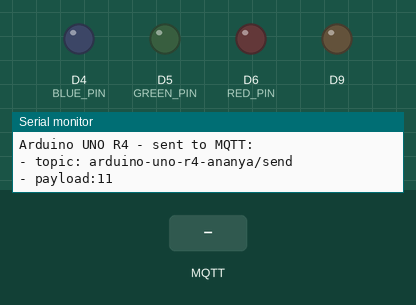
Simulated run of this sketch. Board: Arduino Uno R4 WiFi. Shown: output pins drawn as LEDs (lit = HIGH), the last lines printed to the serial monitor. Inputs (shaded band) come from the test bench. WiFi joins after 1.5 s; servers stay silent unless stated; no MQTT or app messages arrive unless stated.

Above: at 12.7 s.
12.8 s: MQTT message "5" arrives on the first subscribed topic
At 13.4 s:
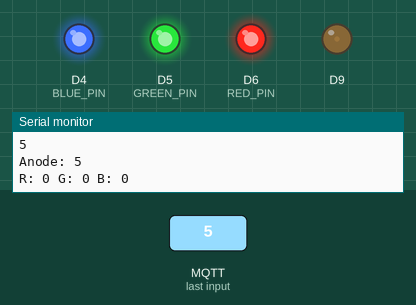
14.3 s: MQTT message "on" arrives on the first subscribed topic
At 15.5 s:
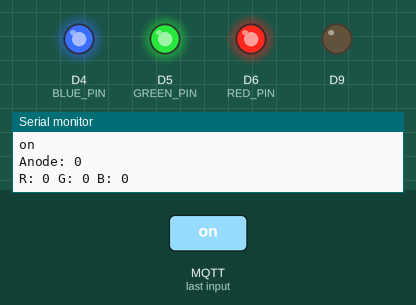
15.8 s: MQTT message "90" arrives on the first subscribed topic
At 16.9 s:
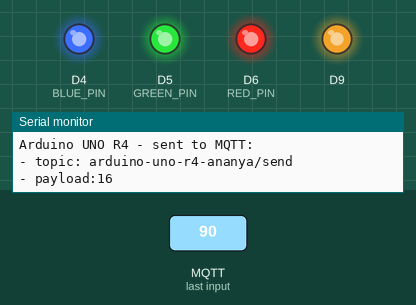
17.3 s: MQTT message "0" arrives on the first subscribed topic
At 18.0 s:
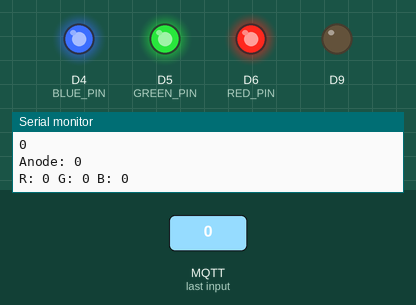
Timing chart, 0 to 19.8 s (numbered marks = the images above; inputs shaded):
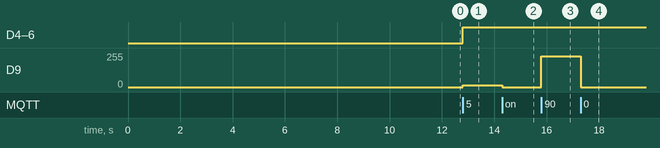

The sketch:

mqtt.ino
```cpp
/*
 *
 * This Arduino UNO R4 code is made available for public use without any restriction
 *
 */

#include <WiFiS3.h>
#include <MQTTClient.h>

const char WIFI_SSID[] = "imp";           // CHANGE TO YOUR WIFI SSID
const char WIFI_PASSWORD[] = "phxne355";  // CHANGE TO YOUR WIFI PASSWORD

const char MQTT_BROKER_ADRRESS[] = "mqtt-dashboard.com";  // CHANGE TO MQTT BROKER'S ADDRESS
//const char MQTT_BROKER_ADRRESS[] = "192.168.0.11";  // CHANGE TO MQTT BROKER'S IP ADDRESS
const int MQTT_PORT = 1883;
const char MQTT_CLIENT_ID[] = "arduino-uno-r4-ananya";  // CHANGE IT AS YOU DESIRE
const char MQTT_USERNAME[] = "";                        // CHANGE IT IF REQUIRED, empty if not required
const char MQTT_PASSWORD[] = "";                        // CHANGE IT IF REQUIRED, empty if not required

// The MQTT topics that Arduino should publish/subscribe
const char PUBLISH_TOPIC[] = "arduino-uno-r4-ananya/send";  // CHANGE IT AS YOU DESIRE
const char SUBSCRIBE_TOPIC[] = "ananya/temp";               // CHANGE IT AS YOU DESIRE

const int PUBLISH_INTERVAL = 5000;  // 5 seconds

WiFiClient network;
MQTTClient mqtt = MQTTClient(256);

unsigned long lastPublishTime = 0;

const int RED_PIN = 6;
const int GREEN_PIN = 5;
const int BLUE_PIN = 4;

void setup() {
  pinMode(9, OUTPUT);

  pinMode(RED_PIN, OUTPUT);
  pinMode(GREEN_PIN, OUTPUT);
  pinMode(BLUE_PIN, OUTPUT);

  Serial.begin(9600);

  int status = WL_IDLE_STATUS;
  while (status != WL_CONNECTED) {
    Serial.print("Arduino UNO R4 - Attempting to connect to SSID: ");
    Serial.println(WIFI_SSID);
    // Connect to WPA/WPA2 network. Change this line if using open or WEP network:
    status = WiFi.begin(WIFI_SSID, WIFI_PASSWORD);

    // wait 10 seconds for connection:
    delay(10000);
  }
  // print your board's IP address:
  Serial.print("IP Address: ");
  Serial.println(WiFi.localIP());

  connectToMQTT();
}

void loop() {
  mqtt.loop();

  if (millis() - lastPublishTime > PUBLISH_INTERVAL) {
    sendToMQTT();
    lastPublishTime = millis();
  }
}

void connectToMQTT() {
  // Connect to the MQTT broker
  mqtt.begin(MQTT_BROKER_ADRRESS, MQTT_PORT, network);

  // Create a handler for incoming messages
  mqtt.onMessage(messageReceived);

  Serial.print("Arduino UNO R4 - Connecting to MQTT broker");

  while (!mqtt.connect(MQTT_CLIENT_ID, MQTT_USERNAME, MQTT_PASSWORD)) {
    Serial.print(".");
    delay(100);
  }
  Serial.println();

  if (!mqtt.connected()) {
    Serial.println("Arduino UNO R4 - MQTT broker Timeout!");
    return;
  }

  // Subscribe to a topic, the incoming messages are processed by messageHandler() function
  if (mqtt.subscribe(SUBSCRIBE_TOPIC))
    Serial.print("Arduino UNO R4 - Subscribed to the topic: ");
  else
    Serial.print("Arduino UNO R4 - Failed to subscribe to the topic: ");

  Serial.println(SUBSCRIBE_TOPIC);
  Serial.println("Arduino UNO R4 - MQTT broker Connected!");
}

void sendToMQTT() {

  int val = millis() / 1000;
  //int val = analogRead(A0);
  String val_str = String(val);
  char messageBuffer[10];
  val_str.toCharArray(messageBuffer, 10);
  mqtt.publish(PUBLISH_TOPIC, messageBuffer);

  Serial.println("Arduino UNO R4 - sent to MQTT:");
  Serial.print("- topic: ");
  Serial.println(PUBLISH_TOPIC);
  Serial.print("- payload:");
  Serial.println(messageBuffer);
}

void messageReceived(String &topic, String &payload) {
  Serial.println("Arduino UNO R4 - received from MQTT:");
  Serial.println("- topic: " + topic);
  Serial.println("- payload:");
  Serial.println(payload);

  int anode = 0, r = 0, g = 0, b = 0;
  sscanf(payload.c_str(), "%d,%d,%d,%d", &anode, &r, &g, &b);

  analogWrite(9, anode * 2.55);
  analogWrite(RED_PIN, 255 - (r * 2.55));
  analogWrite(GREEN_PIN, 255 - (g * 2.55));
  analogWrite(BLUE_PIN, 255 - (b * 2.55));

  Serial.print("Anode: "); Serial.println(anode);
  Serial.print("R: "); Serial.print(r);
  Serial.print(" G: "); Serial.print(g);
  Serial.print(" B: "); Serial.println(b);

  // You can process the incoming data , then control something
  /*
  process something
  */
}
```

Measured:
- after the input at 12.8 s, D4 (BLUE_PIN), D5 (GREEN_PIN), D6 (RED_PIN): LOW → HIGH at once; D9: 0/255 → 12/255 at once
- after the input at 14.3 s, D9: 12/255 → 0/255 at once
- after the input at 15.8 s, D9: 0/255 → 229/255 at once
- after the input at 17.3 s, D9: 229/255 → 0/255 at once
